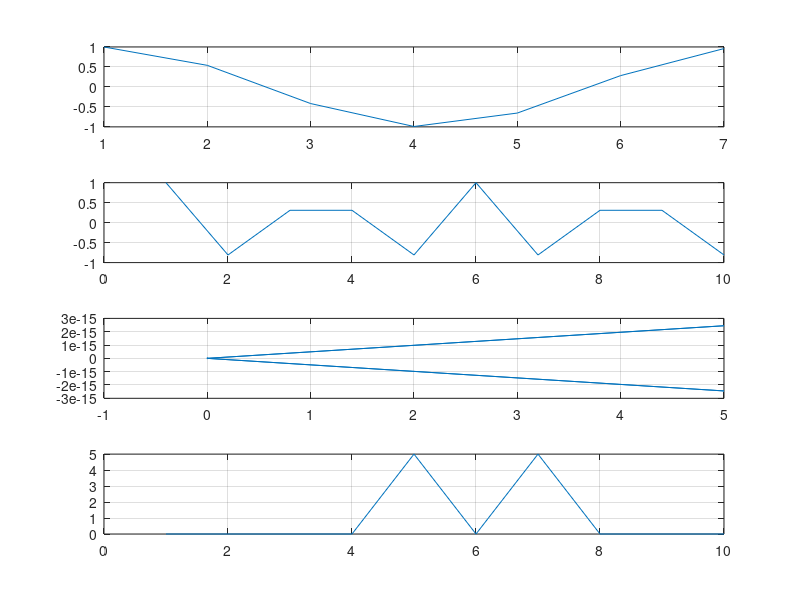
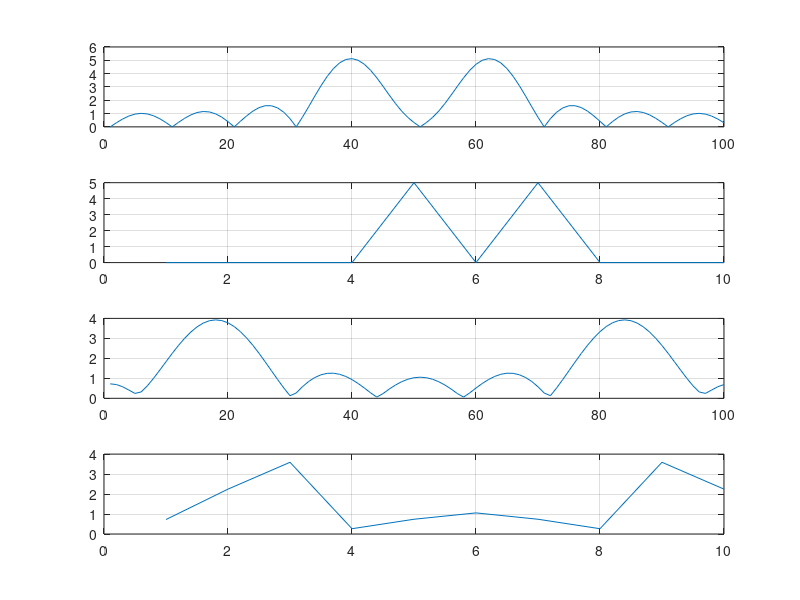
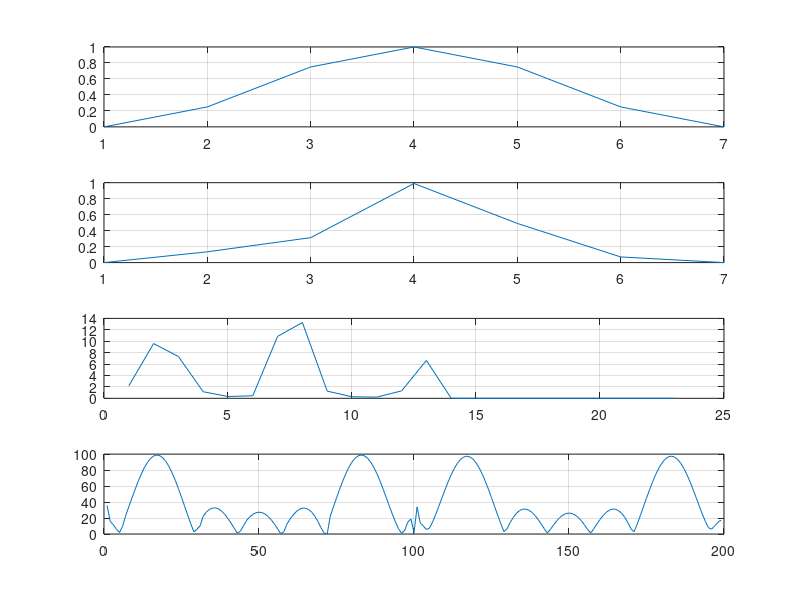
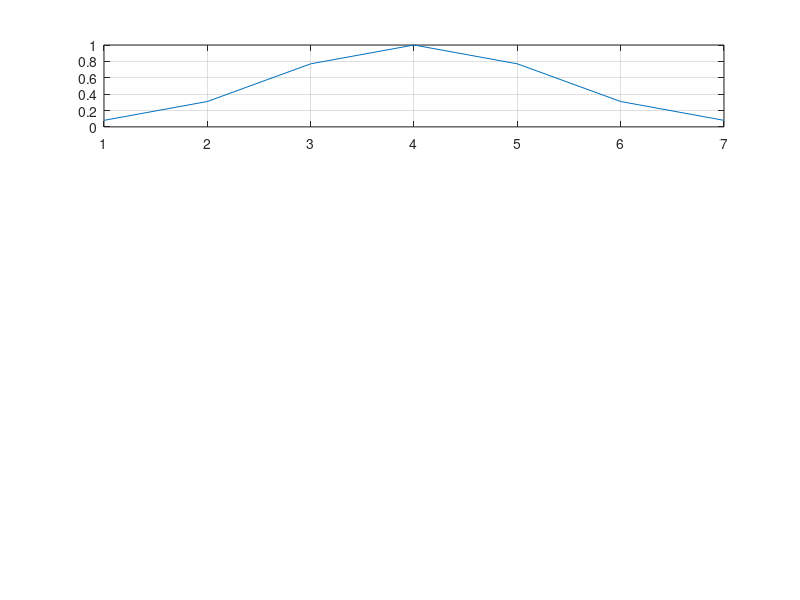

The MATLAB script that drew these images, in order:
clc;
close all;

%Cosine Wave
t = 0:1:(2*pi);
xC = cos(t);
subplot(4,1,1);
plot(xC);
grid on;

%Defining The Cosie
fc = 100;
Ts = 0.004;
Fs = 1/Ts;

x = cos(2*pi*fc*Ts*(0:1:9));

%Plotting the Cosine
subplot(4,1,2);
plot(x);
grid on;

%Taking DFT
xdft = fft(x);

%Plotting DFT
subplot(4,1,3);
plot(xdft);
grid on;


%Plotting absolute DFT
subplot(4,1,4);
plot(abs(xdft));
grid on;

% Scaling and Zero-Padding
zeropadding = abs(fft(x,100));
zeropadding1 = abs(fft(x,10));
zeropaddingC = abs(fft(xC,100));
zeropaddingC1 = abs(fft(xC,10));
figure(2)
subplot(4,1,1);
plot(zeropadding);
grid on;

subplot(4,1,2);
plot(zeropadding1);
grid on;

subplot(4,1,3);
plot(zeropaddingC);
grid on;

subplot(4,1,4);
plot(zeropaddingC1);
grid on;


% Windowing the signal


%Hanning function
hawin = (hanning(length(xC)))';
figure(3)
subplot(4,1,1);
plot(hawin)
grid on;

%Windowing in Time-domain
x1 = xC.*hawin;
subplot(4,1,2);
plot(abs(x1));
grid on;


%Windowing in Frequency-domain

xCft = fft((xC));
hawinFT = fft(hawin);
x2 = conv(xCft,hawinFT);
x2 = [x2 zeros(1,10)];
subplot(4,1,3);
plot(abs(x2));
grid on;

%Windowing Zero_padding in Frequency-domain
hawinCFT = fft((hanning(length(zeropaddingC)))');
x3 = conv(zeropaddingC,hawinCFT);
subplot(4,1,4);
plot(abs(x3));
grid on;


%Hamming Function
hamm = (hamming(length(xC)))';
figure(4);
subplot(4,1,1);
plot(hamm)
grid on;




